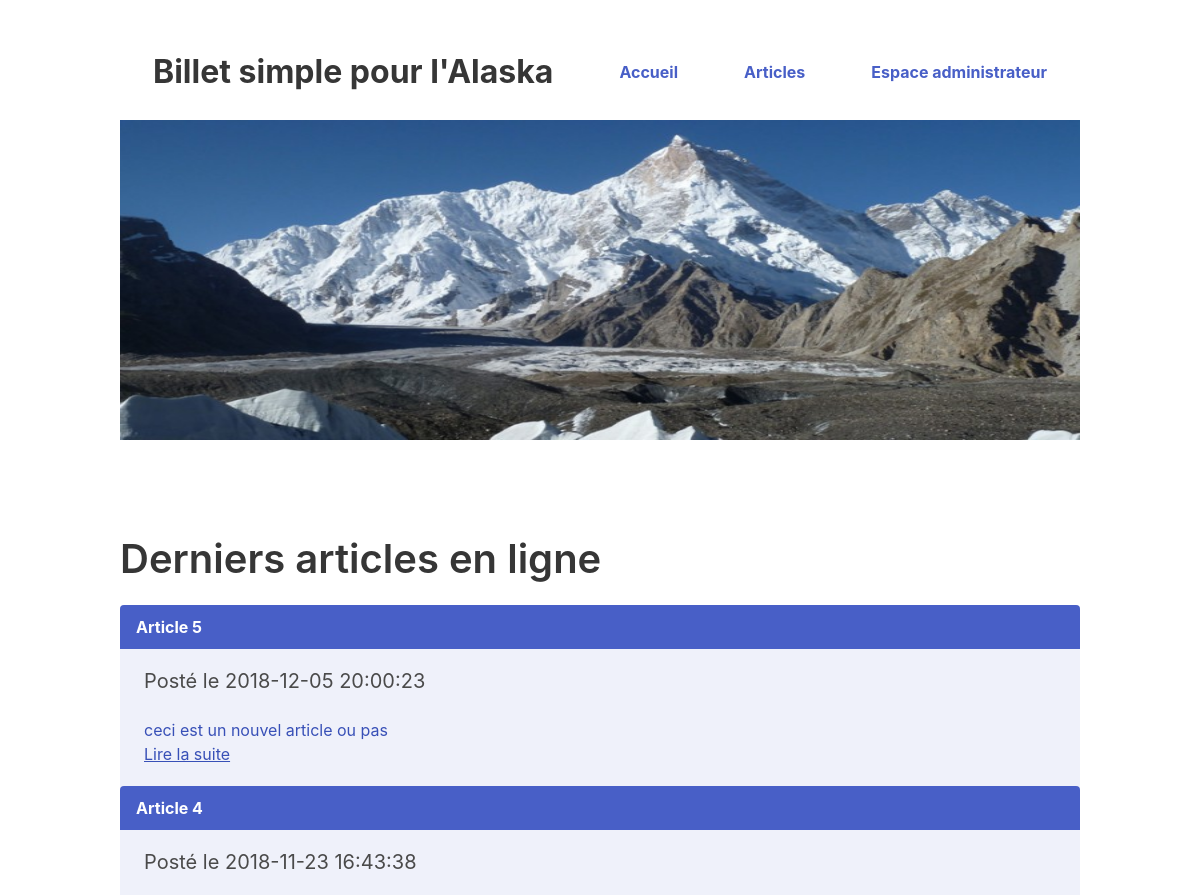
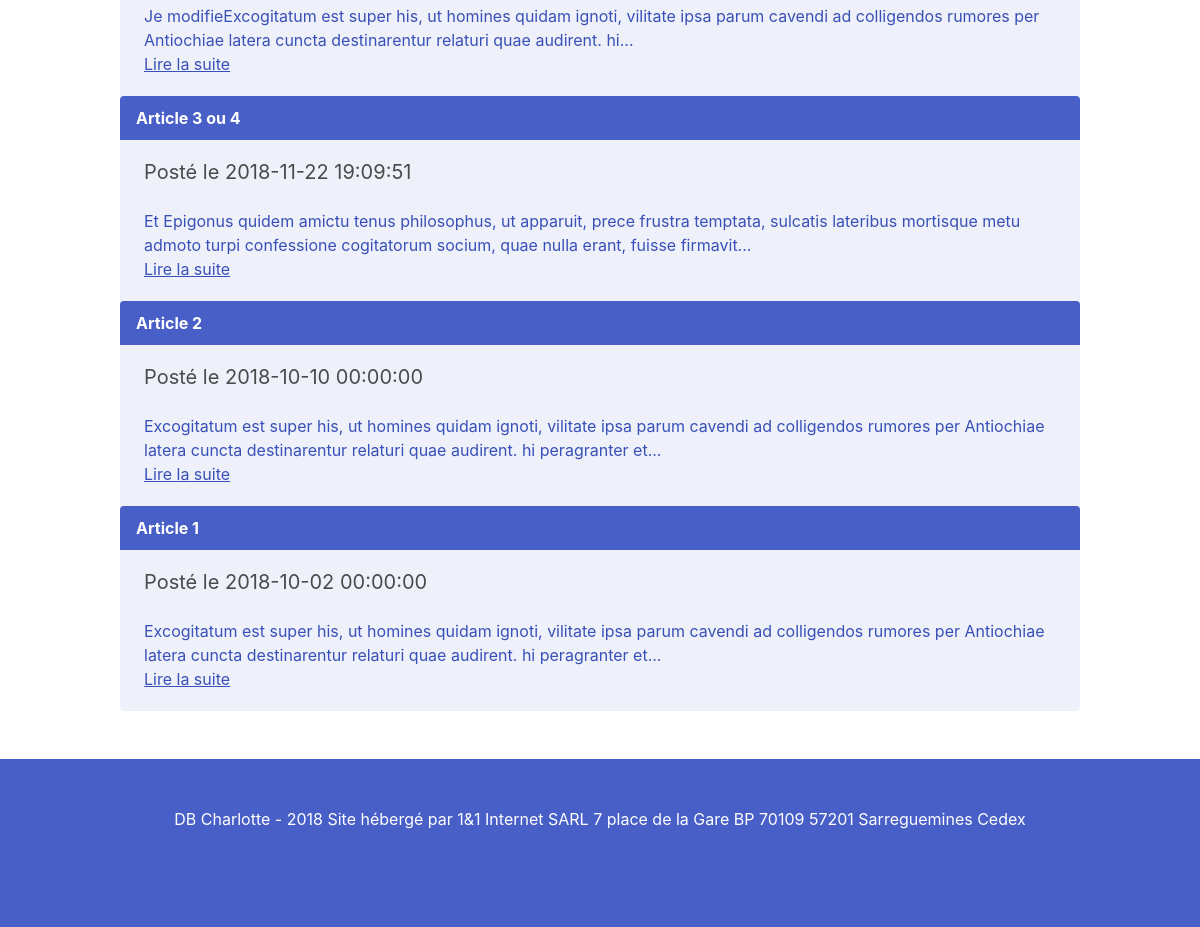
The page /index.php?action=articles on the database its author committed (2 pictures, top to bottom).
### tables this page shows
CREATE TABLE IF NOT EXISTS `articles` (
  `id` int(11) NOT NULL AUTO_INCREMENT,
  `title` varchar(200) NOT NULL,
  `content` text NOT NULL,
  `date_create` datetime NOT NULL,
  PRIMARY KEY (`id`)
);

### controller/Controller.php (called while the page is built, shortened)
<?php
require_once('./model/Model.php');
class Controller
{
    protected $modelArticle;
    function __construct()
    {
        $this->modelArticle = new Model();
    }
    public function getArticles()
    {
        $articlesList = $this->modelArticle->getArticles();
        require('./view/frontend/listArticlesView.php');
    }
}

### model/Connexion.php (called while the page is built, shortened)
<?php
class Connexion
{
    public function getDb(){
        try
        {
            $db = new PDO('mysql:host=localhost;dbname=bddblogecrivain', 'root', '');
            $db->setAttribute(PDO::ATTR_ERRMODE, PDO::ERRMODE_EXCEPTION);
            $this->db = $db;
            return $this->db;
        }
        catch(Exception $e)
        {
            die('Erreur : '.$e->getMessage());
        }
    }
}

### model/Model.php (called while the page is built, shortened)
<?php
require_once('Connexion.php');
class Model extends Connexion {
    protected $db;
    public function __construct(){
        $this->db = $this->getDb();
    }
    public function getArticles()
    {
        $sql = 'SELECT * FROM articles ORDER BY id DESC';
        $request = $this->db->query($sql);
        return $request;
    }
}

### view/frontend/listArticlesView.php (the view)
<?php include('./view/template/header.php'); ?>
<section class="section">
  <div class="container">
    <h2 class="title is-2">Derniers articles en ligne</h2>
    <article class="message is-link">
        <?php
            while ($article = $articlesList->fetch()) { ?>
                <?php
                if (strlen($article['content']) <= 200)
                {
                    $content = $article['content'];
                }
                else
                {
                    $begin = substr($article['content'], 0, 200);
                    $begin = substr($begin, 0, strrpos($begin, ' ')) . '...';
                    $content = $begin;
                } ?>
        <div class="message-header">
            <p><?= strip_tags($article['title']); ?></p>
        </div>
        <div class="message-body">
            <p class="subtitle is-5">Posté le <?= $article['date_create']; ?>
            <p><?= nl2br(strip_tags($content)); ?></p>
            <a href="index.php?action=article&id=<?= $article['id']; ?>">Lire la suite</a>
        </div>
        <?php
        }
        ?>
    </article>
  </div>
</section>
<?php include('./view/template/footer.php'); ?>

### rows shown on the page
articles: title "Article 5", date_create "2018-12-05 20:00:23", content "ceci est un nouvel article ou pas"
articles: title "Article 4", date_create "2018-11-23 16:43:38", content "Je modifieExcogitatum est super his, ut homines quidam ignoti, vilitate ipsa parum cavendi ad colligendos rumores per Antiochiae latera cuncta destinarentur relaturi quae audirent. hi..."
articles: title "Article 3 ou 4", date_create "2018-11-22 19:09:51", content "Et Epigonus quidem amictu tenus philosophus, ut apparuit, prece frustra temptata, sulcatis lateribus mortisque metu admoto turpi confessione cogitatorum socium, quae nulla erant, fuisse firmavit..."
articles: title "Article 2", date_create "2018-10-10 00:00:00", content "Excogitatum est super his, ut homines quidam ignoti, vilitate ipsa parum cavendi ad colligendos rumores per Antiochiae latera cuncta destinarentur relaturi quae audirent. hi peragranter et..."
articles: title "Article 1", date_create "2018-10-02 00:00:00", content "Excogitatum est super his, ut homines quidam ignoti, vilitate ipsa parum cavendi ad colligendos rumores per Antiochiae latera cuncta destinarentur relaturi quae audirent. hi peragranter et..."
